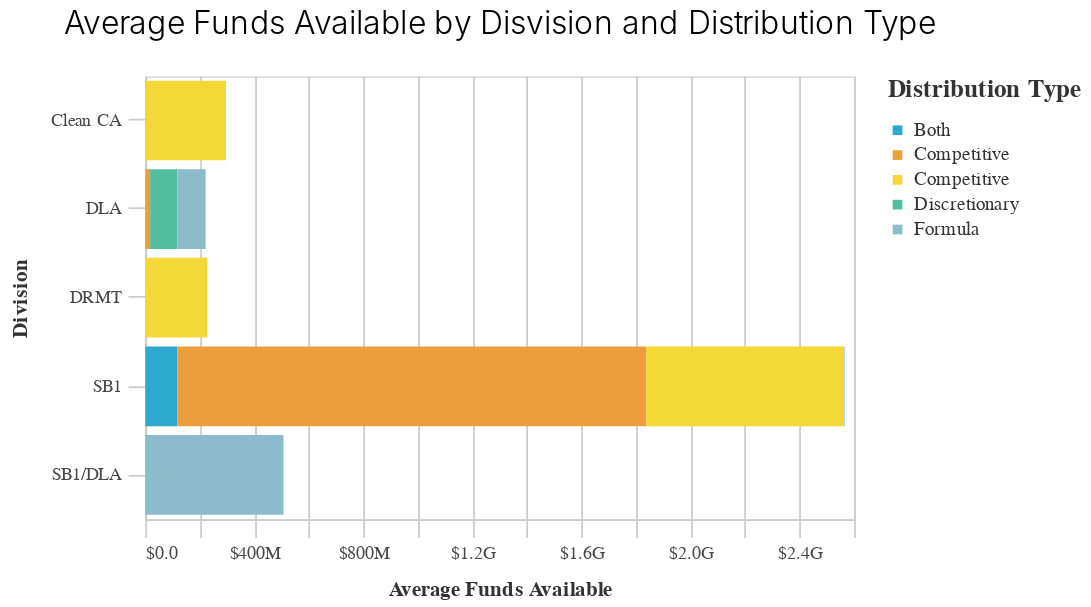

The notebook cell this image was saved under:
### Code cell
chart = (
    alt.Chart(
        (
            df
             >>filter(_.availibility=='state')
            >> group_by(_.distribution_type, _.ct_division)
            >> summarize(avg_funds=(_.funding_amount_available.mean()))
        )
    )
    .mark_bar()
    .encode(
        x=alt.X(
            "avg_funds",
            axis=alt.Axis(format="$.2s"),
            title=("Average Funds Available"),
            sort=("-y"),
        ),
        y=alt.Y("ct_division", title="Division"),
        color=alt.Color(
            "distribution_type",
            scale=alt.Scale(range=altair_utils.CALITP_CATEGORY_BRIGHT_COLORS),
            legend=alt.Legend(title=("Distribution Type")),
        ),
    )
    .properties(title="Average Funds Available by Disvision and Distribution Type")
)
chart = styleguide.preset_chart_config(chart)
chart

### Figure 1 — Vega-Lite specification as saved in the notebook (floating-point values rounded to 4 significant figures)
{"config": {"view": {"continuousWidth": 400, "continuousHeight": 300}, "axis": {"domainColor": "#cbcbcb", "grid": true, "gridColor": "#cbcbcb", "gridWidth": 1, "labelColor": "#474747", "labelFont": "Nunito Sans", "labelFontSize": 10, "labelPadding": 4, "tickColor": "#cbcbcb", "tickSize": 10, "titleColor": "#333", "titleFont": "Raleway", "titleFontSize": 12, "titlePadding": 10}, "axisBand": {"grid": false}, "background": "white", "font": "Raleway", "header": {"labelFont": "Nunito Sans", "titleFont": "Raleway"}, "legend": {"labelColor": "#333", "labelFont": "Nunito Sans", "labelFontSize": 11, "labelLimit": 0, "padding": 1, "symbolSize": 30, "symbolType": "square", "titleColor": "#333", "titleFont": "Raleway", "titleFontSize": 14, "titlePadding": 10}, "title": {"anchor": "middle", "font": "Raleway", "fontSize": 18, "fontWeight": 300, "offset": 20}}, "data": {"name": "data-e22065414229b01cd6c473e719ff392d"}, "mark": "bar", "encoding": {"color": {"field": "distribution_type", "legend": {"title": "Distribution Type"}, "scale": {"range": ["#2EA8CE", "#EB9F3C", "#F4D837", "#51BF9D", "#8CBCCB", "#9487C0"]}, "type": "nominal"}, "x": {"axis": {"format": "$.2s"}, "field": "avg_funds", "sort": "-y", "title": "Average Funds Available", "type": "quantitative"}, "y": {"field": "ct_division", "title": "Division", "type": "nominal"}}, "height": 250, "title": "Average Funds Available by Disvision and Distribution Type", "width": 400, "$schema": "https://vega.github.io/schema/vega-lite/v4.17.0.json", "datasets": {"data-e22065414229b01cd6c473e719ff392d": [{"distribution_type": "Both", "ct_division": "SB1", "avg_funds": 117400000.0}, {"distribution_type": "Competitive", "ct_division": "DLA", "avg_funds": 17750000.0}, {"distribution_type": "Competitive", "ct_division": "SB1", "avg_funds": 1720000000.0}, {"distribution_type": "Competitive ", "ct_division": "Clean CA", "avg_funds": 296000000.0}, {"distribution_type": "Competitive ", "ct_division": "DRMT", "avg_funds": 227700000.0}, {"distribution_type": "Competitive ", "ct_division": "SB1", "avg_funds": 725000000.0}, {"distribution_type": "Discretionary", "ct_division": "DLA", "avg_funds": 100000000.0}, {"distribution_type": "Formula", "ct_division": "DLA", "avg_funds": 103500000.0}, {"distribution_type": "Formula", "ct_division": "SB1", "avg_funds": 3000000.0}, {"distribution_type": "Formula", "ct_division": "SB1/DLA", "avg_funds": 507000000.0}]}}
